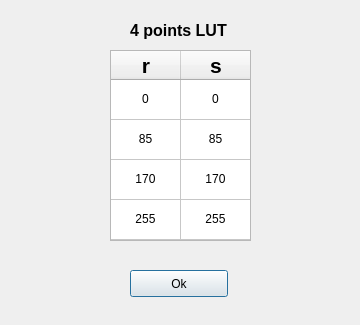
<?xml version="1.0" encoding="UTF-8"?>
<ui version="4.0">
 <class>PixelTForm</class>
 <widget class="QDialog" name="PixelTForm">
  <property name="geometry">
   <rect>
    <x>0</x>
    <y>0</y>
    <width>360</width>
    <height>325</height>
   </rect>
  </property>
  <property name="windowTitle">
   <string>Set pixel transformation</string>
  </property>
  <widget class="QLabel" name="origLabel">
   <property name="geometry">
    <rect>
     <x>130</x>
     <y>20</y>
     <width>101</width>
     <height>21</height>
    </rect>
   </property>
   <property name="text">
    <string>&lt;html&gt;&lt;head/&gt;&lt;body&gt;&lt;p&gt;&lt;span style=&quot; font-size:12pt; font-weight:600;&quot;&gt;4 points LUT&lt;/span&gt;&lt;/p&gt;&lt;/body&gt;&lt;/html&gt;</string>
   </property>
   <property name="textFormat">
    <enum>Qt::RichText</enum>
   </property>
  </widget>
  <widget class="QPushButton" name="okButton">
   <property name="geometry">
    <rect>
     <x>130</x>
     <y>270</y>
     <width>98</width>
     <height>27</height>
    </rect>
   </property>
   <property name="text">
    <string>Ok</string>
   </property>
  </widget>
  <widget class="QTableWidget" name="grayTransformW">
   <property name="geometry">
    <rect>
     <x>110</x>
     <y>50</y>
     <width>141</width>
     <height>191</height>
    </rect>
   </property>
   <property name="verticalScrollBarPolicy">
    <enum>Qt::ScrollBarAlwaysOff</enum>
   </property>
   <property name="horizontalScrollBarPolicy">
    <enum>Qt::ScrollBarAlwaysOff</enum>
   </property>
   <attribute name="horizontalHeaderVisible">
    <bool>true</bool>
   </attribute>
   <attribute name="horizontalHeaderDefaultSectionSize">
    <number>70</number>
   </attribute>
   <attribute name="verticalHeaderVisible">
    <bool>false</bool>
   </attribute>
   <attribute name="verticalHeaderDefaultSectionSize">
    <number>40</number>
   </attribute>
   <row>
    <property name="text">
     <string>New Row</string>
    </property>
   </row>
   <row>
    <property name="text">
     <string>New Row</string>
    </property>
   </row>
   <row>
    <property name="text">
     <string>New Row</string>
    </property>
   </row>
   <row>
    <property name="text">
     <string>New Row</string>
    </property>
   </row>
   <column>
    <property name="text">
     <string>r</string>
    </property>
    <property name="font">
     <font>
      <pointsize>16</pointsize>
      <weight>75</weight>
      <bold>true</bold>
     </font>
    </property>
   </column>
   <column>
    <property name="text">
     <string>s</string>
    </property>
    <property name="font">
     <font>
      <pointsize>16</pointsize>
      <weight>75</weight>
      <bold>true</bold>
     </font>
    </property>
   </column>
   <item row="0" column="0">
    <property name="text">
     <string>0</string>
    </property>
    <property name="textAlignment">
     <set>AlignCenter</set>
    </property>
    <property name="flags">
     <set>ItemIsDragEnabled|ItemIsUserCheckable|ItemIsEnabled</set>
    </property>
   </item>
   <item row="0" column="1">
    <property name="text">
     <string>0</string>
    </property>
    <property name="textAlignment">
     <set>AlignCenter</set>
    </property>
    <property name="flags">
     <set>ItemIsSelectable|ItemIsEditable|ItemIsDragEnabled|ItemIsUserCheckable|ItemIsEnabled</set>
    </property>
   </item>
   <item row="1" column="0">
    <property name="text">
     <string>85</string>
    </property>
    <property name="textAlignment">
     <set>AlignCenter</set>
    </property>
    <property name="flags">
     <set>ItemIsSelectable|ItemIsEditable|ItemIsDragEnabled|ItemIsUserCheckable|ItemIsEnabled</set>
    </property>
   </item>
   <item row="1" column="1">
    <property name="text">
     <string>85</string>
    </property>
    <property name="textAlignment">
     <set>AlignCenter</set>
    </property>
    <property name="flags">
     <set>ItemIsSelectable|ItemIsEditable|ItemIsDragEnabled|ItemIsUserCheckable|ItemIsEnabled</set>
    </property>
   </item>
   <item row="2" column="0">
    <property name="text">
     <string>170</string>
    </property>
    <property name="textAlignment">
     <set>AlignCenter</set>
    </property>
    <property name="flags">
     <set>ItemIsSelectable|ItemIsEditable|ItemIsDragEnabled|ItemIsUserCheckable|ItemIsEnabled</set>
    </property>
   </item>
   <item row="2" column="1">
    <property name="text">
     <string>170</string>
    </property>
    <property name="textAlignment">
     <set>AlignCenter</set>
    </property>
    <property name="flags">
     <set>ItemIsSelectable|ItemIsEditable|ItemIsDragEnabled|ItemIsUserCheckable|ItemIsEnabled</set>
    </property>
   </item>
   <item row="3" column="0">
    <property name="text">
     <string>255</string>
    </property>
    <property name="textAlignment">
     <set>AlignCenter</set>
    </property>
    <property name="flags">
     <set>ItemIsUserCheckable|ItemIsEnabled</set>
    </property>
   </item>
   <item row="3" column="1">
    <property name="text">
     <string>255</string>
    </property>
    <property name="textAlignment">
     <set>AlignCenter</set>
    </property>
    <property name="flags">
     <set>ItemIsSelectable|ItemIsEditable|ItemIsDragEnabled|ItemIsUserCheckable|ItemIsEnabled</set>
    </property>
   </item>
  </widget>
 </widget>
 <tabstops>
  <tabstop>okButton</tabstop>
 </tabstops>
 <resources/>
 <connections/>
</ui>
